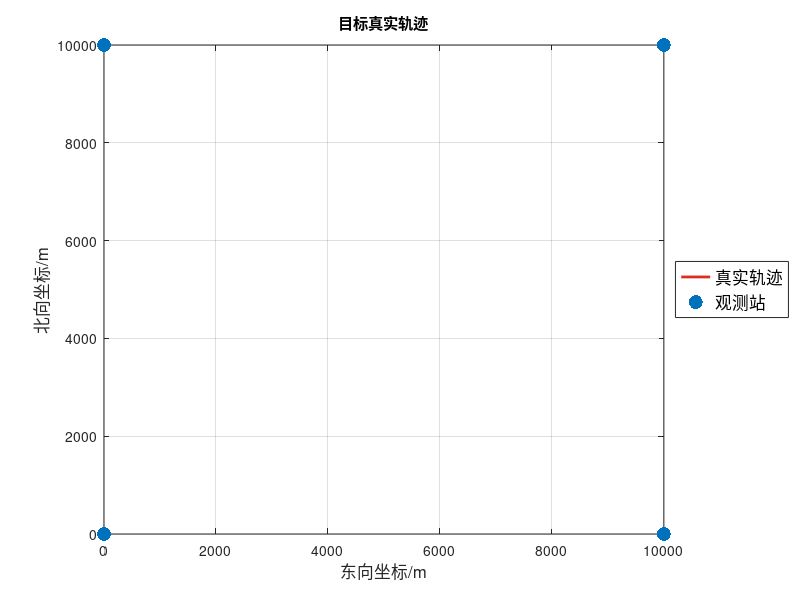

MATLAB code for this plot: (Note: this script raises an error after producing the figure.)
%% 多目标强互扰条件下的非合作定位方法研究

% 典型的分布式多目标定位场景中往往包含多种独立的和相干的声源，
% 比如发射连续宽带信号的声源、发射脉冲信号与宽带信号叠加的声源，
% 还有接收脉冲信号然后模拟回波的声源等。定位场景十分复杂。
% 因此非合作多目标定位往往遇到以下几种问题：
% 1）目标信号多样，有连续声源、脉冲声源和相干声源等，且声源强度不一，如何建立一个可以对多种信号进行统一定位的模型；
% 2）多个声源之间会相互干扰，或者节点出现故障等，会产生偏离期望的信息，如何克服这些异常影响。
% 3）各观测节点测得的种类众多，并且存在相干声源，如何对这些信息进行区分与关联。
clc
clear
close all

%% 对多种信号进行统一定位的模型

%% 首先生成方位数据 生成4个目标

%% ==========================布放参数===============================
rand('seed', 1)
node = [0, 0; 10e3, 0; 10e3, 10e3; 0, 10e3]; % 节点位置
c = 1500;
var2d = 1.5^2;
% var2d   = 0^2 ;
var2 = var2d * (pi / 180)^2;
v0 = [10, 10, 20, 15];
range 	= [2e3 4e3 6e3 8e3]; % 目标产生位置的距离,与原点的距离
bear = [60, 30, 90, 45]; % 目标产生位置的角度
course = [90, 50, 40, 120]; % 运动方向
num = length(v0);
x0 = range .* cosd(bear); % 初始位置
y0 = range .* sind(bear); % 初始速度
vy = v0 .* cosd(course);
vx = v0 .* sind(course);
X0 = [x0; y0; vx; vy];
T = 1e-3; %观测周期
T_all = 5; %观测时间
T_num = T_all / T; %观测次数
dt = T;
%匀速运动矩阵
F1 = [1, 0, T, 0; ...
    0, 1, 0, T; ...
    0, 0, 1, 0; ...
    0, 0, 0, 1];
%加速度矩阵
F2 = [0.5 * T^2, 0; ...
    0, 0.5 * T^2; ...
    T, 0; ...
    0, T];
x = zeros(num, T_num); % 目标x坐标
y = zeros(num, T_num); % 目标y坐标
x_r = zeros(num, T_num); % 目标相对观测者x坐标
y_r = zeros(num, T_num); % 目标相对观测者y坐标
angle_r = zeros(num, T_num); % 目标相对观测者方位
a_max = 0 / 1e3; % 目标最大加速度
X = arrayfun(@(j) zeros(4, T_num), 1:num, 'un', 0);

%% ==========================目标真实状态===============================
for t = 1:T_num
    for j = 1:length(x0)
        ax = a_max * (2 * rand - 1);
        ay = a_max * (2 * rand - 1);
        a = [ax, ay]';
        if t == 1
            X{j}(:, t) = X0(:, j);
        else
            X{j}(:, t) = F1 * X{j}(:, t - 1) + F2 * a;
        end
    end
end

for i = 1:num
    x(i, :) = X{i}(1, :);
    y(i, :) = X{i}(2, :);

end
color = ['#059341'; '#EFA90D'; '#059341'; '#DC2F1F'; '#EFA90D'; '#7E2F8E'];
figure('Units', 'centimeters', 'Position', [20, 5, 20, 11.24 / 15 * 15]); 
hold on
for i = 1:num
    aim_r = plot(x(i, :), y(i, :), 'Color', color(i,:), 'LineWidth', 2);
end
set(gca, 'Box', 'on')
grid on
obs_f = scatter(node(:, 1), node(:, 2), 'b^', 'filled', 'LineWidth', 0.5, 'SizeData', 100); % 画线并声明变量名称
legend([aim_r obs_f],'真实轨迹', '观测站', 'Location', 'eastoutside', 'FontSize', 12)
xlabel('东向坐标/m', 'FontSize', 12)
ylabel('北向坐标/m', 'FontSize', 12)
title('目标真实轨迹')


%% ==========================观测===============================

t_obs = T:T:T_num * T + 20;
X = repmat(node, 1, 1, T_num);
[x_obs, y_obs] = deal(zeros(size(node, 1), T_num));
for ii = 1:size(node, 1)
    x_obs(ii, :) = X(ii, 1, :);
    y_obs(ii, :) = X(ii, 2, :);
    angR{ii} = nan(num, length(t_obs));
    for i = 1:num
        x_r(i, :) = x(i, :) - x_obs(ii, 1:T_num);
        y_r(i, :) = y(i, :) - y_obs(ii, 1:T_num);
        r_r = sqrt(x_r(i, :).^2+y_r(i, :).^2);
        angle_r(i, :) = atan2d(y_r(i, :), x_r(i, :));
        angle_r(angle_r < 0) = angle_r(angle_r < 0) + 360;
        t_r = r_r / c;
        t_delay{i, ii} = round(t_r, 1);
        for iii = 1:T_num
            tNum = round(t_delay{ii}(iii)/T) + iii;
            angR{ii}(i, tNum) = angle_r(i, iii) + sqrt(var2d) * randn;
        end
    end
    for iii = 1:size(angR{ii}, 2)
        angR{ii}(:, iii) = sort(angR{ii}(:, iii));
    end
end

% 画图

figure('Units', 'centimeters', 'Position', [20, 5, 20, 11.24 / 15 * 15]); 
% 这段 MATLAB 语法 figure('Units', 'centimeters', 'Position', [20, 5, 20, 11.24 / 15 * 15]) 是用于创建一个图形窗口，并设置其单位、位置和大小。
% figure()：创建一个新的图形窗口，并返回一个与该窗口关联的图形对象。括号内可以指定其他参数来自定义窗口的属性。
% 'Units', 'centimeters'：这是一个名称-值对，用于设置图形窗口的单位。在本例中，单位被设置为厘米。
% 'Position', [20, 5, 20, 11.24 / 15 * 15]：这是另一个名称-值对，用于设置图形窗口的位置和大小。[20, 5, 20, 11.24 / 15 * 15] 是一个包含四个元素的向量，
% 分别表示窗口的左下角 x 坐标、左下角 y 坐标、宽度和高度。在本例中，窗口的左下角位于 x = 20 厘米、y = 5 厘米的位置，宽度为 20 厘米，
% 高度为 11.24 / 15 * 15 厘米。
for i = 1:num
    if i < 8
        color_line = color(i, :);
    else
        color_line = [1.0000, 0.5721, 0.0349];
    end
    hold on
    %     outLoc  = plot(outLoctionSPCX(i,:),outLoctionSPCY(i,:),'.','Color',color_line,'LineWidth',2);
    aim_a = scatter(x0(i), y0(i), 10, '*', 'MarkerEdgeColor', color(4, :));
    aim_f = plot(x(i, :), y(i, :), 'Color', color(4, :), 'LineWidth', 2);
end
obs_f = scatter(node(:, 1), node(:, 2), 'b^', 'filled', 'LineWidth', 0.5, 'SizeData', 100);
grid on
legend([aim_a, obs_f], '真实轨迹', '观测站', 'Location', 'eastoutside', 'FontSize', 12)

% legend([outLoc,aim_a obs_f],'定位结果','真实轨迹','观测站','Location','eastoutside','FontSize',12)
set(gca, 'Box', 'on')
xlabel('东向坐标/m', 'FontSize', 12)
ylabel('北向坐标/m', 'FontSize', 12)
title('粗关联+时空关联定位')

%% 特征信息
% 目标1 lfm 连续声源
% 目标2 cw + lfm 脉冲信号与宽带信号叠加
% 目标3 cw + lfm 脉冲信号与宽带信号叠加
% 目标4 

%% ==========================新观测+添加特征信息===============================

t_obs = T:T:T_num * T + 20;
X = repmat(node, 1, 1, T_num);
[x_obs, y_obs] = deal(zeros(size(node, 1), T_num));
dataR = cell(1, size(node, 1));



for ii = 1:size(node, 1)
    x_obs(ii, :) = X(ii, 1, :);
    y_obs(ii, :) = X(ii, 2, :);
    dataR{ii} = cell(num, length(t_obs)); % 作为存储真实数据的cell  4*25000cell
    for i = 1:num
        x_r(i, :) = x(i, :) - x_obs(ii, 1:T_num);
        y_r(i, :) = y(i, :) - y_obs(ii, 1:T_num);
        r_r = sqrt(x_r(i, :).^2+y_r(i, :).^2);
        angle_r(i, :) = atan2d(y_r(i, :), x_r(i, :));
        angle_r(angle_r < 0) = angle_r(angle_r < 0) + 360;
        t_r = r_r / c;
        t_delay{i, ii} = round(t_r, 1);
        for iii = 1:T_num
            tNum = round(t_delay{ii}(iii)/T) + iii;
            angR{ii}{i, tNum} = angle_r(i, iii) + sqrt(var2d) * randn;
        end
    end
    for iii = 1:size(angR{ii}, 2)
        angR{ii}(:, iii) = sort(angR{ii}(:, iii));
    end
end

%% ==========================添加特征信息===============================




% 接收参数级的信息，根据接收数组的种类线谱特点进行分类判断

% 读入接收平台的信息
for i = 1:5
    data(i) = load(['platform', num2str(i), '.mat']);
    % 读进来是一个结构体 开始提取这个结构体的信息
    % 119行 对应于119帧


end

%进入不同的信号处理流程
% 怎么判断是不同的信号？
% cw 只有线谱  LFM只有连续谱  舰船辐射噪声既有连续谱又有线谱

% 设置标记数组,记录每种信号的下标号
